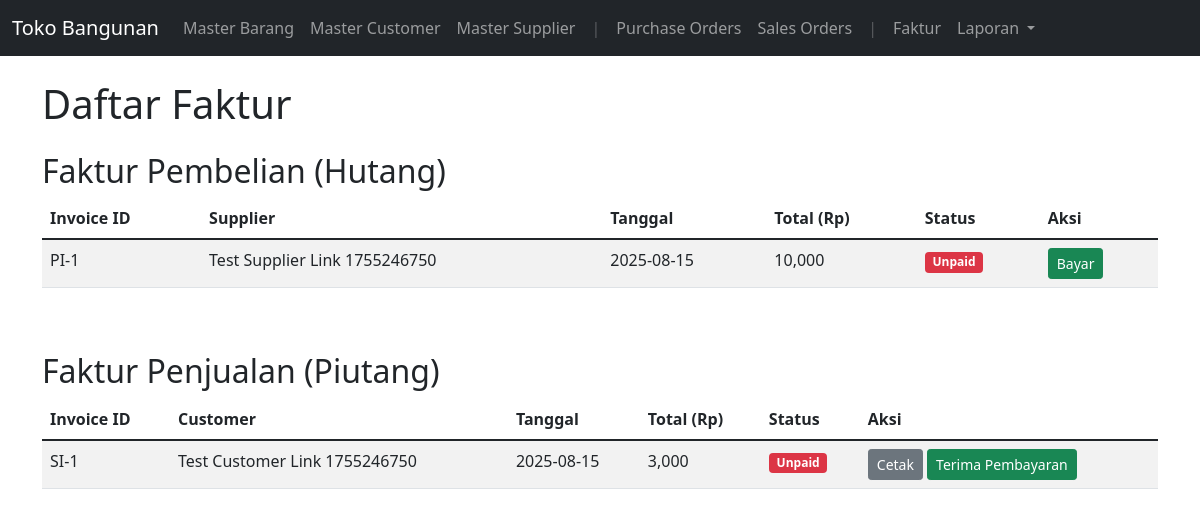
Page /invoices on the committed database.
### app.py (models this page shows, shortened)
class PurchaseInvoice(db.Model):
    id = db.Column(db.Integer, primary_key=True)
    purchase_order_id = db.Column(db.Integer, db.ForeignKey('purchase_order.id'), nullable=False)
    invoice_date = db.Column(db.DateTime, nullable=False, default=datetime.utcnow)
    total_amount = db.Column(db.Float, nullable=False)
    status = db.Column(db.String(20), nullable=False, default='Unpaid') # Unpaid, Paid
    purchase_order = db.relationship('PurchaseOrder', backref=db.backref('invoice', uselist=False))

class Supplier(db.Model):
    id = db.Column(db.Integer, primary_key=True)
    name = db.Column(db.String(100), nullable=False)
    address = db.Column(db.Text, nullable=True)
    phone = db.Column(db.String(20), nullable=True)

class SalesInvoice(db.Model):
    id = db.Column(db.Integer, primary_key=True)
    sales_order_id = db.Column(db.Integer, db.ForeignKey('sales_order.id'), nullable=False)
    invoice_date = db.Column(db.DateTime, nullable=False, default=datetime.utcnow)
    total_amount = db.Column(db.Float, nullable=False)
    status = db.Column(db.String(20), nullable=False, default='Unpaid') # Unpaid, Paid
    sales_order = db.relationship('SalesOrder', backref=db.backref('invoice', uselist=False))

class Customer(db.Model):
    id = db.Column(db.Integer, primary_key=True)
    name = db.Column(db.String(100), nullable=False)
    address = db.Column(db.Text, nullable=True)
    phone = db.Column(db.String(20), nullable=True)

### app.py (the view)
@app.route('/invoices')
def list_invoices():
    purchase_invoices = PurchaseInvoice.query.order_by(PurchaseInvoice.invoice_date.desc()).all()
    sales_invoices = SalesInvoice.query.order_by(SalesInvoice.invoice_date.desc()).all()
    return render_template('invoices.html', purchase_invoices=purchase_invoices, sales_invoices=sales_invoices)

### templates/invoices.html (shortened to what this page needs)
{% extends 'base.html' %}
{% block content %}
  <h1>Daftar Faktur</h1>
  <div class="row mt-4">
    <div class="col-md-12">
      <h2>Faktur Pembelian (Hutang)</h2>
      <table class="table table-striped table-hover">
        <thead>
          <tr>
            <th>Invoice ID</th>
            <th>Supplier</th>
            <th>Tanggal</th>
            <th>Total (Rp)</th>
            <th>Status</th>
            <th>Aksi</th>
          </tr>
        </thead>
        <tbody>
          {% for inv in purchase_invoices %}
            <tr>
              <td>PI-{{ inv.id }}</td>
              <td>{{ inv.purchase_order.supplier.name }}</td>
              <td>{{ inv.invoice_date.strftime('%Y-%m-%d') }}</td>
              <td>{{ "{:,.0f}".format(inv.total_amount) }}</td>
              <td>
                <span class="badge {% if inv.status == 'Paid' %}bg-success{% else %}bg-danger{% endif %}">
                  {{ inv.status }}
                </span>
              </td>
              <td>
                {% if inv.status == 'Unpaid' %}
                  <form action="{{ url_for('pay_purchase_invoice', invoice_id=inv.id) }}" method="POST" onsubmit="return confirm('Tandai faktur ini sebagai Lunas?');">
                    <button type="submit" class="btn btn-sm btn-success">Bayar</button>
                  </form>
                {% endif %}
              </td>
            </tr>
          {% else %}
            <tr><td colspan="6" class="text-center">Belum ada faktur pembelian.</td></tr>
          {% endfor %}
        </tbody>
      </table>
    </div>
  </div>
  <div class="row mt-5">
    <div class="col-md-12">
      <h2>Faktur Penjualan (Piutang)</h2>
      <table class="table table-striped table-hover">
        <thead>
          <tr>
            <th>Invoice ID</th>
            <th>Customer</th>
            <th>Tanggal</th>
            <th>Total (Rp)</th>
            <th>Status</th>
            <th>Aksi</th>
          </tr>
        </thead>
        <tbody>
          {% for inv in sales_invoices %}
            <tr>
              <td>SI-{{ inv.id }}</td>
              <td>{{ inv.sales_order.customer.name }}</td>
              <td>{{ inv.invoice_date.strftime('%Y-%m-%d') }}</td>
              <td>{{ "{:,.0f}".format(inv.total_amount) }}</td>
              <td>
                <span class="badge {% if inv.status == 'Paid' %}bg-success{% else %}bg-danger{% endif %}">
                  {{ inv.status }}
                </span>
              </td>
              <td>
                <a href="{{ url_for('print_sales_invoice', invoice_id=inv.id) }}" target="_blank" class="btn btn-sm btn-secondary">Cetak</a>
                {% if inv.status == 'Unpaid' %}
                  <form action="{{ url_for('receive_payment_sales_invoice', invoice_id=inv.id) }}" method="POST" style="display: inline-block;" onsubmit="return confirm('Tandai faktur ini sebagai Lunas?');">
                    <button type="submit" class="btn btn-sm btn-success">Terima Pembayaran</button>
                  </form>
                {% endif %}
              </td>
            </tr>
          {% else %}
            <tr><td colspan="6" class="text-center">Belum ada faktur penjualan.</td></tr>
          {% endfor %}
        </tbody>
      </table>
    </div>
  </div>
{% endblock %}

### rows in the picture
PurchaseInvoice: id "1", purchase_order.supplier.name "Test Supplier Link 1755246750", invoice_date "2025-08-15", total_amount "10,000", status "Unpaid"
SalesInvoice: id "1", sales_order.customer.name "Test Customer Link 1755246750", invoice_date "2025-08-15", total_amount "3,000", status "Unpaid"
